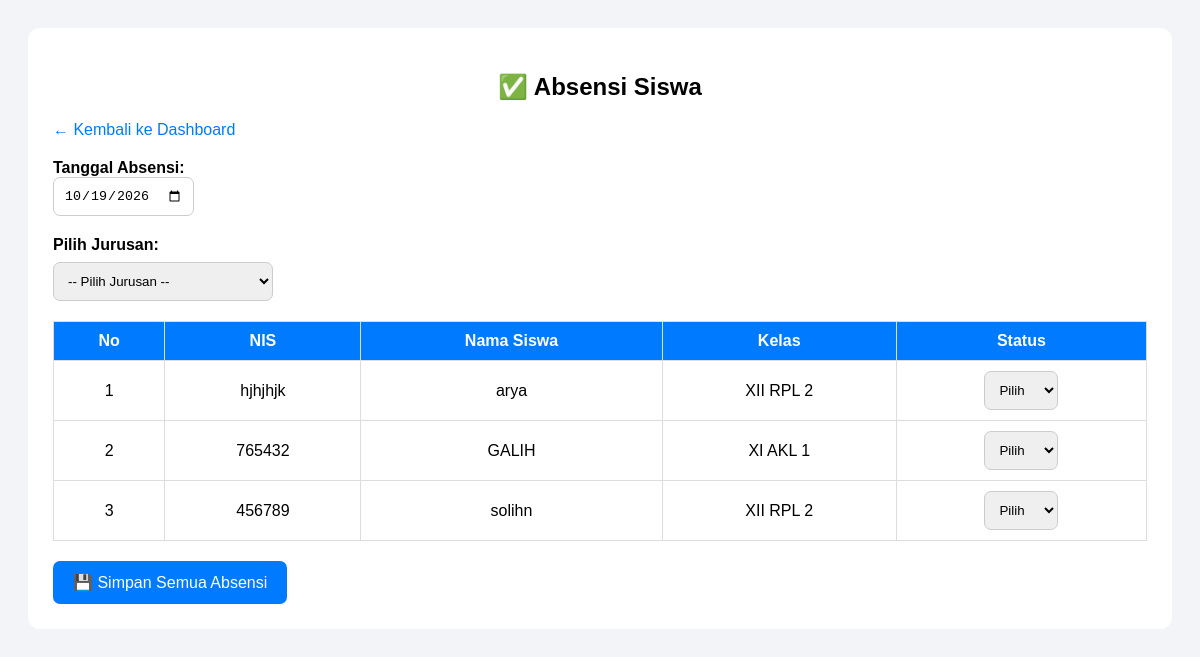
The page /absensi_siswa/absensi.php on the database its author committed.
### tables this page shows
CREATE TABLE `siswa` (
  `id_siswa` int(11) NOT NULL,
  `nis` varchar(20) NOT NULL,
  `nama_siswa` varchar(100) NOT NULL,
  `id_kelas` int(11) NOT NULL,
  `alamat` text DEFAULT NULL
);

CREATE TABLE `kelas` (
  `id_kelas` int(11) NOT NULL,
  `nama_kelas` varchar(50) NOT NULL,
  `jurusan` varchar(50) NOT NULL
);

### absensi_siswa/absensi.php (the view, shortened to what this page needs)
<?php
include "koneksi.php";
$siswa = mysqli_query($koneksi, "
    SELECT
        siswa.id_siswa,
        siswa.nis,
        siswa.nama_siswa,
        kelas.nama_kelas
    FROM siswa
    LEFT JOIN kelas
        ON siswa.id_kelas = kelas.id_kelas
    ORDER BY siswa.nama_siswa ASC
");
?>
<!DOCTYPE html>
<html lang="id">
<head>
</head>
<body>
<div class="container">
    <h2>✅ Absensi Siswa</h2>
    <a href="dashboard.php" class="kembali">
        ← Kembali ke Dashboard
    </a>
    <form method="POST">
        <div class="tanggal">
            <label>
                <b>Tanggal Absensi:</b>
            </label>
            <br>
            <input
                type="date"
                name="tanggal"
                value="<?= date('Y-m-d'); ?>"
                required
            >
        </div>
        <div class="pilihan-jurusan">
            <label for="jurusan">
                <b>Pilih Jurusan:</b>
            </label>
            <br>
            <select name="jurusan" id="jurusan" required>
                <option value="">-- Pilih Jurusan --</option>
            </select>
        </div>
        <table>
            <tr>
                <th>No</th>
                <th>NIS</th>
                <th>Nama Siswa</th>
                <th>Kelas</th>
                <th>Status</th>
            </tr>
            <?php
            $no = 1;
            while ($data = mysqli_fetch_assoc($siswa)) {
            ?>
            <tr>
                <td><?= $no++; ?></td>
                <td>
                    <?= htmlspecialchars($data['nis'] ?? ''); ?>
                </td>
                <td>
                    <?= htmlspecialchars($data['nama_siswa'] ?? ''); ?>
                </td>
                <td>
                    <?= htmlspecialchars($data['nama_kelas'] ?? ''); ?>
                </td>
                <td>
                    <select
                        name="status[<?= (int) $data['id_siswa']; ?>]"
                        required
                    >
                        <option value="">Pilih</option>
                    </select>
                </td>
            </tr>
            <?php } ?>
        </table>
        <button type="submit" name="simpan">
            💾 Simpan Semua Absensi
        </button>
    </form>
</div>
</body>
</html>

### absensi_siswa/absensi.php (style rules this page uses)
body { font-family: Arial, sans-serif; background: #f2f4f7; padding: 20px; }
.container { background: white; padding: 25px; border-radius: 12px; overflow-x: auto; }
h2 { text-align: center; }
.kembali { text-decoration: none; color: #007bff; }
.tanggal { margin-top: 20px; margin-bottom: 20px; }
input[type="date"], select { padding: 10px; border: 1px solid #ccc; border-radius: 7px; }
.pilihan-jurusan { margin: 20px 0; }
.pilihan-jurusan select { margin-top: 8px; min-width: 220px; }
table { width: 100%; border-collapse: collapse; margin-top: 20px; }
th, td { border: 1px solid #ddd; padding: 10px; text-align: center; }
th { background: #007bff; color: white; }
button { margin-top: 20px; padding: 12px 20px; background: #007bff; color: white; border: none; border-radius: 7px; font-size: 16px; cursor: pointer; }

### rows shown on the page
siswa: nis "hjhjhjk", nama_siswa "arya", id_kelas.nama_kelas "XII RPL 2"
siswa: nis "765432", nama_siswa "GALIH", id_kelas.nama_kelas "XI AKL 1"
siswa: nis "456789", nama_siswa "solihn", id_kelas.nama_kelas "XII RPL 2"
